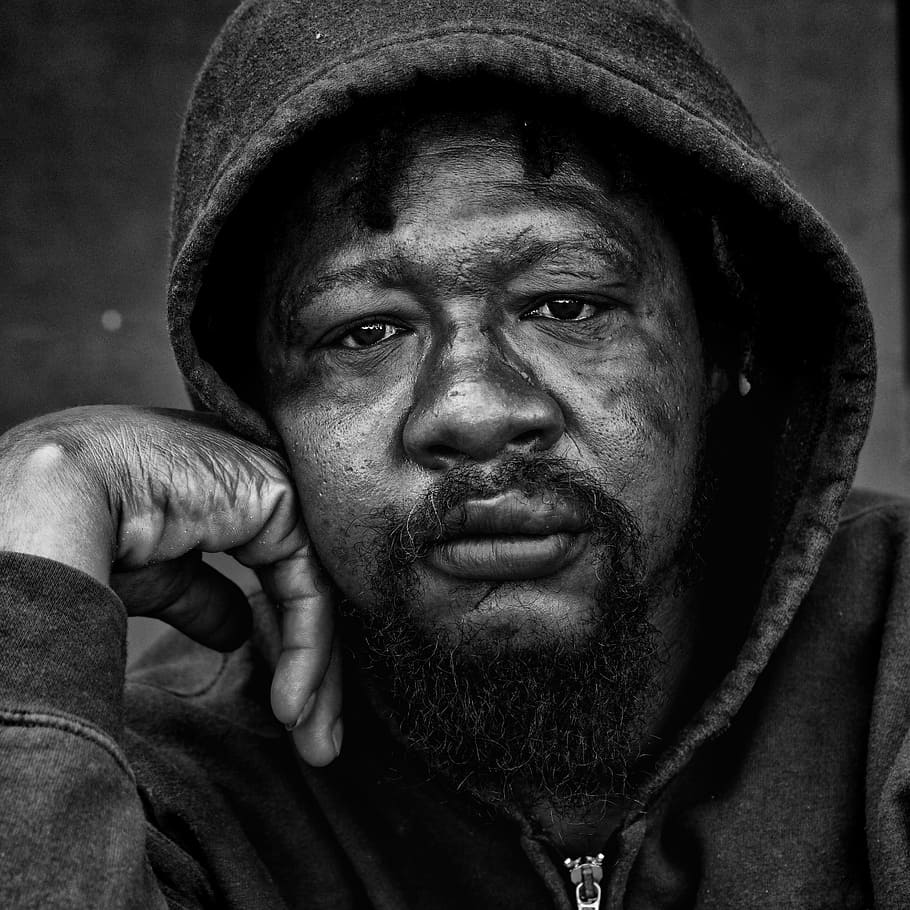
#> input picture data/buenaresolución.png, 910 x 910 px, found by its file name
$ jupyter execute '04 Operaciones básicas con imágenes.ipynb'
#> lines starting #> are read from the running program, lines starting #| are printed output that depends on the picture
<table align="left">
  <td>
    <a href="https://colab.research.google.com/drive/1c2NOMFBvEJnrwEHkJKttmXGE2NE7a1RP" target="_parent"></a>
  </td>
</table>

---

# **Licencia**

**Autor**: Juan Francisco Puentes Calvo

**Licencia**: GPL v3 (https://www.gnu.org/licenses/gpl-3.0.html)

# **Reconocimientos**

* Ninguno, por ahora.

---

## Lectura de imagen y mostrar una parte con un zoom

[cell 1]
# prompt: Genera el python el código para leer una imagen desde una url, mostrarla por completo con un tamaño limitado y mostrar un "zoom" de una región específica en donde se puedan ver los pixels.

import matplotlib.pyplot as plt
import matplotlib.image as mpimg
import numpy as np
from PIL import Image
import requests
from io import BytesIO

# URL de la imagen (Autor: Leroy_Skalstad (pixabay). )
url = "https://raw.githubusercontent.com/FranPuentes/iTI2025/main/data/buenaresolución.png"

# Obtener la imagen desde la URL
response = requests.get(url)
img = Image.open(BytesIO(response.content))
#> img is the input picture: PIL image 910x910 RGB; min 0, max 255, mean 46.7

# Mostrar la imagen completa con un tamaño limitado
plt.figure(figsize=(8, 6))
plt.imshow(img)
plt.title("Imagen Completa")
plt.axis('off')
plt.show()

# Definir la región para el zoom
x1, y1 = 320, 310;
ix, iy = 100, 50;
zoom = img.crop((x1, y1, x1+ix, y1+iy))
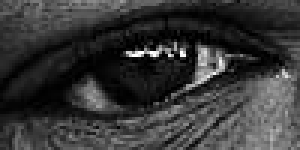
#> zoom: PIL image 100x50 RGB (shown 3 times larger); min 0, max 255, mean 54.4

# Mostrar el zoom con los píxeles visibles
plt.figure(figsize=(8, 6))
plt.imshow(zoom)
plt.title("Zoom")
plt.show()

## Histograma de una imagen

[cell 2]
# prompt: Dada una imagen dada con una url, calcula y muestra su histograma. La gráfica ha de ser sólo una línea.

import matplotlib.pyplot as plt
# URL de la imagen (Autor: Leroy_Skalstad (pixabay). )
url = "https://raw.githubusercontent.com/FranPuentes/iTI2025/main/data/buenaresolución.png"

# Obtener la imagen desde la URL
response = requests.get(url)
img = Image.open(BytesIO(response.content))

# Convertir la imagen a escala de grises
img_gray = img.convert('L')

# Calcular el histograma
hist = img_gray.histogram()
#> hist = 256 values, max 57670 at index 0, min 0 at index 254, mean 3234.8

# Mostrar el histograma
plt.figure(figsize=(8, 6))
plt.plot(hist)
plt.title("Histograma")
plt.xlabel("Valor de píxel")
plt.ylabel("Frecuencia")
plt.show()
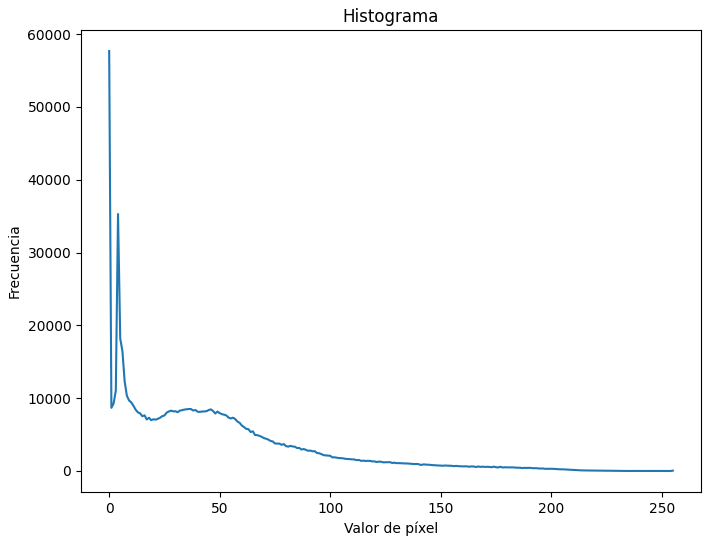
#> figure drawn by matplotlib, 1 panel; curve peaks at x = 0, y = 57670

[cell 3]
# prompt: Dada una imagen obtenida de una url, leerla y mostrarla, separar los canales RGB y mostrarlos en una fila. A cada imagen, dale el tono que le corresponde.

import matplotlib.pyplot as plt
# URL de la imagen (Autor: Leroy_Skalstad (pixabay). )
url = "https://raw.githubusercontent.com/FranPuentes/iTI2025/main/data/rgb.png"

# Obtener la imagen desde la URL
response = requests.get(url)
img = Image.open(BytesIO(response.content))
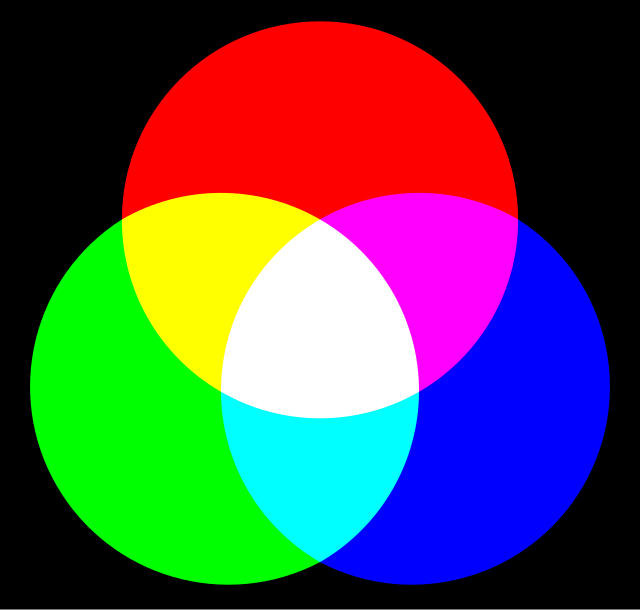
#> input picture data/rgb.png, 640 x 610 px, found by its file name
#> img is the input picture: PIL image 640x610 RGBA; mean R, G, B, A 80.7, 78.3, 78.3, 254.8
img = img.convert('RGB')
#> img: PIL image 640x610 RGB

# Mostrar la imagen completa con un tamaño limitado
plt.figure(figsize=(8, 6))
plt.imshow(img)
plt.title("Imagen Completa")
plt.axis('off')
plt.show()

# Separar los canales RGB
r, g, b = img.split()
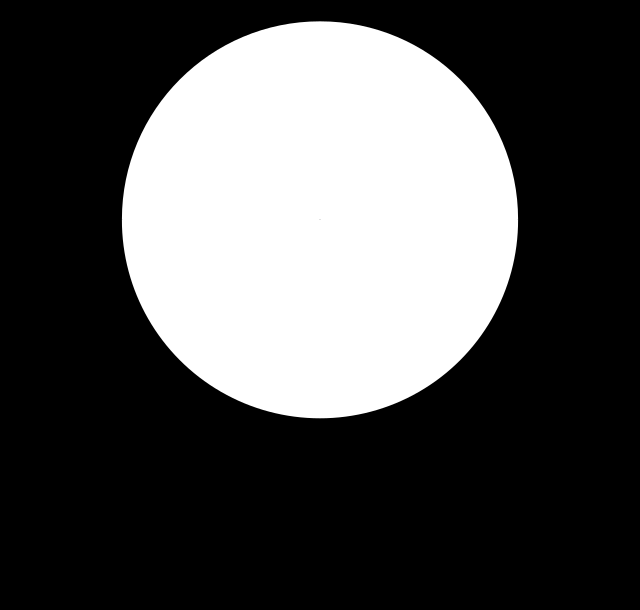
#> r: PIL image 640x610 L; min 0, max 255, mean 80.7
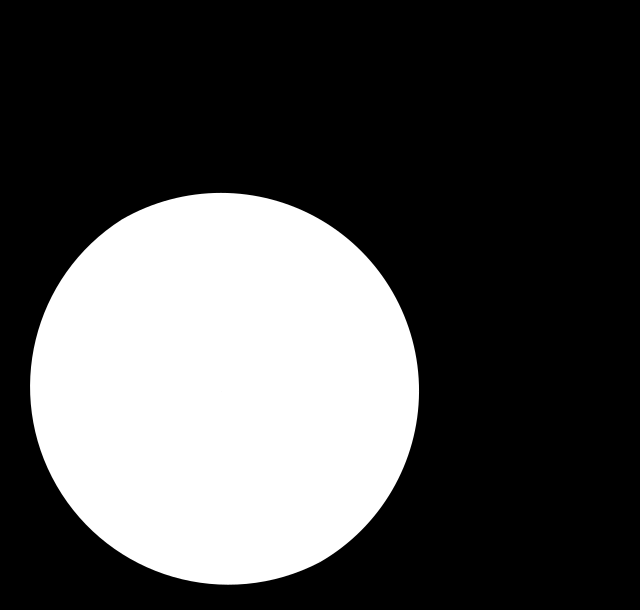
#> g: PIL image 640x610 L; min 0, max 255, mean 78.3
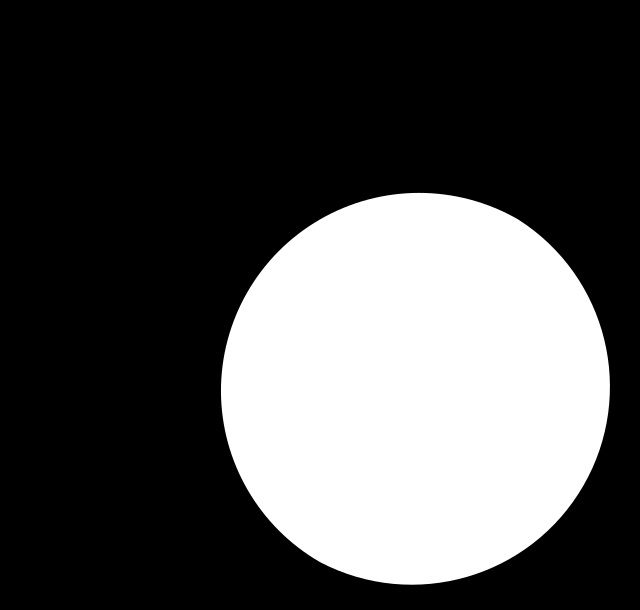
#> b: PIL image 640x610 L; min 0, max 255, mean 78.3

# Crear una figura con tres subplots
fig, axes = plt.subplots(1, 3, figsize=(15, 5))

# Mostrar cada canal con su respectivo tono
axes[0].imshow(r, cmap='Reds')
axes[0].set_title("Canal Rojo")
axes[0].axis('off')

axes[1].imshow(g, cmap='Greens')
axes[1].set_title("Canal Verde")
axes[1].axis('off')

axes[2].imshow(b, cmap='Blues')
axes[2].set_title("Canal Azul")
axes[2].axis('off')

plt.show()

## Convolución: detección de bordes.

[cell 4]
# prompt: Dada una imagen, dada mediante una url, aplicar un filtro de convolución para detectar los bordes. Si tiene más canales, aplícalo a cada canal y luego juntalo de nuevo.Representa también el filtro como una imagen. Usa la librería skimage.

from skimage.io import imread
from skimage.color import rgb2gray
from skimage.filters import sobel
from skimage import img_as_ubyte
import matplotlib.pyplot as plt

# URL de la imagen (pixabay)
url = "https://raw.githubusercontent.com/FranPuentes/iTI2025/main/data/joven.png"

# Obtener la imagen desde la URL
img = imread(url)
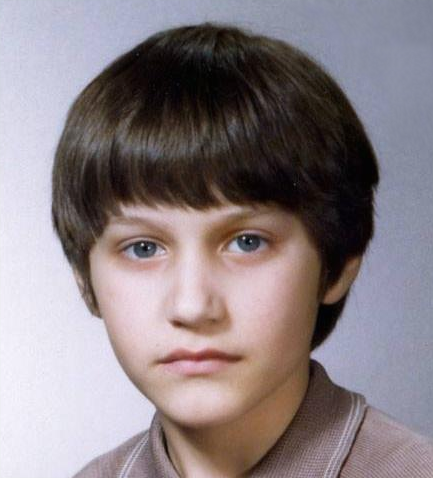
#> input picture data/joven.png, 433 x 478 px, found by its file name
#> img is the input picture: shape (478, 433, 3); mean R, G, B 138.7, 128.4, 132.8

# Convertir la imagen a escala de grises si tiene más de un canal
if len(img.shape) > 2:
  img_gray = rgb2gray(img)
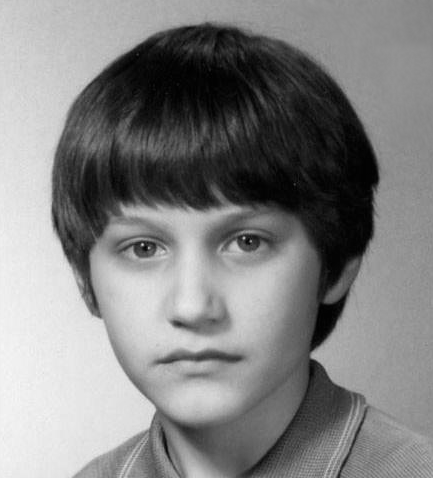
#> img_gray: shape (478, 433) float64; min 0.00756, max 0.972, mean 0.513
else:
  img_gray = img

# Aplicar el filtro Sobel para detección de bordes
edges = sobel(img_gray)
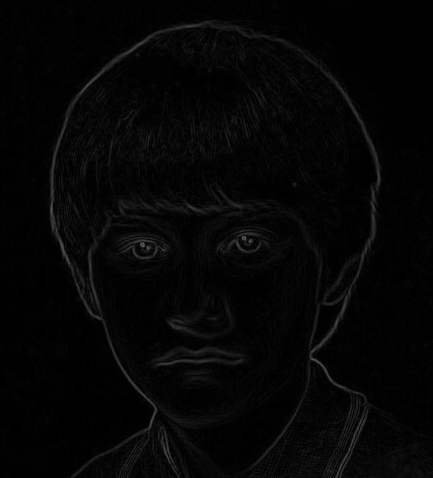
#> edges: shape (478, 433) float64; min 0, max 0.38, mean 0.0223

# Mostrar la imagen original y la imagen con bordes detectados
fig, axes = plt.subplots(1, 2, figsize=(10, 5))
axes[0].imshow(img, cmap=plt.cm.gray)
axes[0].set_title('Imagen Original')

axes[1].imshow(edges, cmap=plt.cm.gray)
axes[1].set_title('Bordes Detectados')

for ax in axes:
  ax.axis('off')

plt.show()

# Mostrar el filtro como una imagen
# (En este caso, el filtro Sobel no se visualiza como una imagen
#  tradicional, ya que es un operador matemático)
